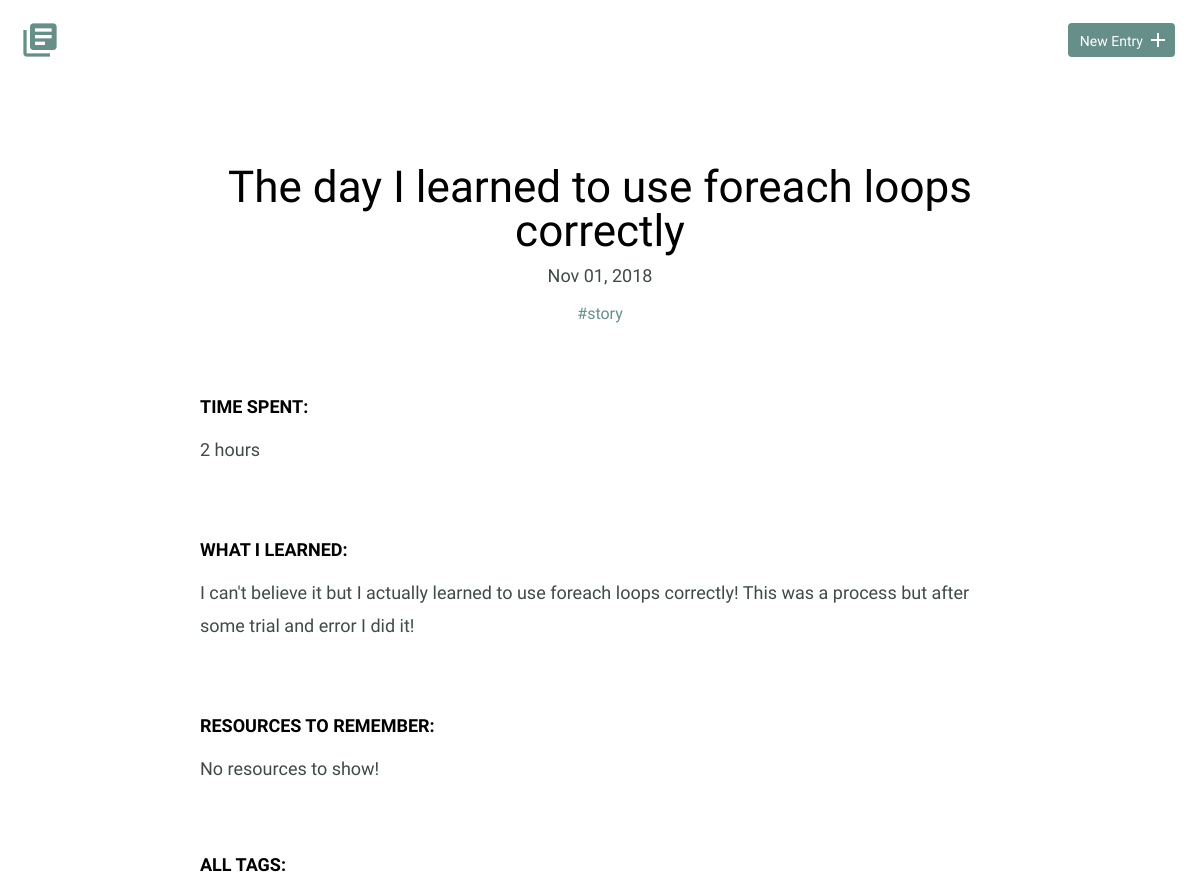
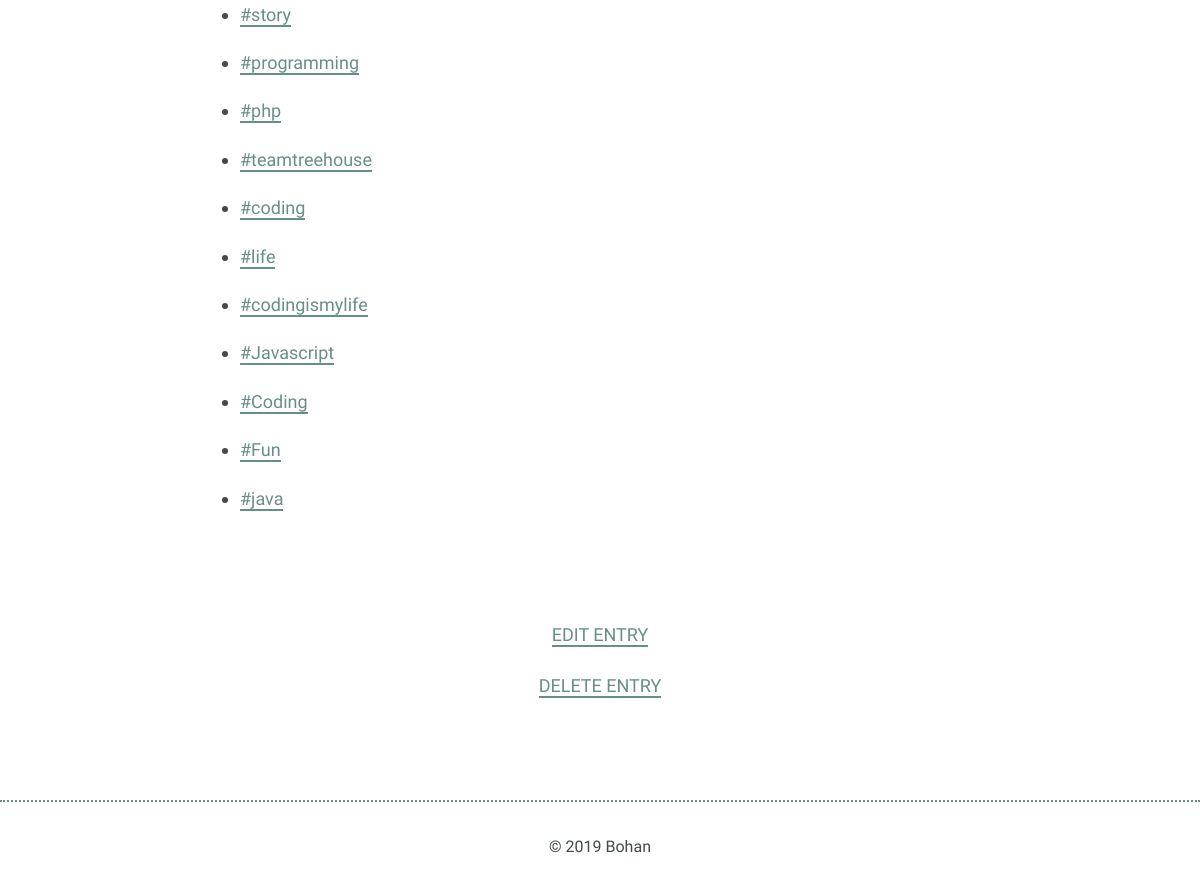
Screenshot of /detail.php?id=3 with the database file from the repository (2 pictures, top to bottom).
### tables this page shows
CREATE TABLE "entries" (
	`id`	INTEGER,
	`title`	TEXT,
	`date`	TEXT,
	`time_spent`	INTEGER,
	`learned`	BLOB,
	`resources`	BLOB,
	PRIMARY KEY(`id`)
);

### inc/db_fetch_detail.php (called while the page is built, shortened)
<?php
    function db_fetch_detail_no_tags(){
        try{
            include('db_connection.php');
            $id = filter_input(INPUT_GET, 'id', FILTER_SANITIZE_NUMBER_INT);
            $sql = "
                SELECT * FROM entries WHERE entries.id = ?
            ";
            $pdo = $db->prepare($sql);
            $pdo->bindValue(1, $id, PDO::PARAM_INT);
            $pdo->execute();
            $results = $pdo->fetch(PDO::FETCH_ASSOC);
            return $results;
        }catch(Exception $e){
            echo $e->getMessage();
        }
    }
?>

### inc/db_fetch.php (called while the page is built, shortened)
<?php
    function db_fetch_tags_under_same_entry($id){
        try{
            include('db_connection.php');
            $sql = "
                SELECT tags.tag_name FROM entries
                LEFT jOIN entries_tags ON entries.id = entry_id
                LEFT JOIN tags on tags.id = tag_id
                WHERE entry_id = ?;
            ";
            $pdo = $db->prepare($sql);
            $pdo->bindValue(1, $id, PDO::PARAM_INT);
            $pdo->execute();
            $results = $pdo->fetchAll(PDO::FETCH_ASSOC);
            return $results;
        }catch(Exception $e){
            echo $e->getMessage();
        }
    }
    function db_fetch_tags(){
        try{
            include('db_connection.php');
            $sql = "SELECT DISTINCT `tag_name` FROM `tags`";
            $pdo = $db->prepare($sql);
            $pdo->execute();
            $results = $pdo->fetchAll(PDO::FETCH_ASSOC);
            return $results;
        }catch(Exception $e){
            echo $e->getMessage();
        }
    }
?>

### detail.php (the view, shortened to what this page needs)
<!DOCTYPE html>
<html>
    <head>
        <link rel="stylesheet" href="css/normalize.css">
        <link rel="stylesheet" href="css/site.css">
    </head>
    <body>
        <?php
            include("header.php");
        ?>
        <section>
            <div class="container">
                <div class="entry-list single">
                    <?php
                        include('inc/db_fetch.php');
                        include('inc/db_fetch_detail.php');
                        $result = db_fetch_detail_no_tags();
                        $tags = db_fetch_tags();
                        echo
                        "<article>"
                        .   "<h1>$result[title]</h1>"
                            ."<time datetime=$result[date]>" . date_format(new DateTime($result['date']), 'M d, Y') . "</time>";
                            $entry_tags = db_fetch_tags_under_same_entry($result['id']);
                                foreach($entry_tags as $key_tag => $tag){
                                    if(!empty($tag['tag_name'])){
                                        echo "
                                                <span><a style='text-decoration:none;color:#678f89;' href='filtered.php?filter=$tag[tag_name]'>#$tag[tag_name]</a></span>
                                        ";
                                    }
                            }
                            echo "<div class='entry'>"
                                ."<h3>Time Spent: </h3>"
                                ."<p>$result[time_spent]</p>"
                            ."</div>"
                            ."<div class='entry'>"
                                ."<h3>What I Learned:</h3>"
                                ."<p>$result[learned]</p>"
                            ."</div>"
                            ."<div class='entry'>"
                                ."<h3>Resources to Remember:</h3>";
                                if(empty($result['resources'])){
                                    echo "<p>No resources to show!</p>";
                                }else{
                                    echo
                                    "<ul>"
                                        ."<li><a href=''>$result[resources]</a></li>"
                                    ."</ul>";
                                }
                            echo "</div>"
                        ."</article>";
                        echo "<h3>All Tags:</h3>";
                        foreach($tags as $tag){
                            if(!empty($tag['tag_name'])){
                                echo  "<ul>"
                                        ."<li><a href='filtered.php?filter=$tag[tag_name]'>#$tag[tag_name]</a></li>"
                                    ."</ul>";
                            }
                         }
                    ?>
                </div>
            </div>
            <div class="edit">
                <?php
                    echo "<p><a href='edit.php?id=$result[id]'>Edit Entry</a></p>";
                    echo "<p><a href='inc/db_delete.php?id=$result[id]'>Delete Entry</a></p>";
                ?>
            </div>
        </section>
        <?php
            include("footer.php");
        ?>
    </body>
</html>

### css/site.css (style rules this page uses)
body { font-size: 16px; color: #404a49; font-family: 'Cousine', serif; font-weight: 400; }
.container { margin: 0 auto; padding: 0 25px; }
h1, h2, h3 { margin: 0; font-weight: 400; line-height: 1em; color: #000; }
h1 { font-size: 44px; margin-bottom: 12px; }
h3 { font-size: 18px; font-family: 'Work Sans', serif; font-weight: 600; text-transform: uppercase; }
p { line-height: 1.8em; font-size: 18px; }
p a { border-bottom: 2px solid #678f89; padding: 0; color: #678f89; text-decoration: none; }
ul li { line-height: 1.8em; font-size: 18px; }
ul li a { border-bottom: 2px solid #678f89; line-height: 1.8em; color: #678f89; text-decoration: none; }
.entry-list, .edit-entry, .new-entry { max-width: 800px; margin: 0 auto; padding: 70px 0 150px 0; }
.entry-list article { margin-bottom: 70px; text-align: center; }
.entry-list.single { padding-bottom: 70px; }
.entry-list.single time { font-size: 18px; }
.entry { max-width: 800px; margin: 75px auto 0 auto; text-align: left; }
.entry p { margin-bottom: 40px; }
.edit { padding-bottom: 80px; text-align: center; margin: 0 auto; }
.edit a { font-weight: 400; text-transform: uppercase; font-size: 18px; }

### rows the page displays
entries: title "The day I learned to use foreach loops correctly", date "Nov 01, 2018", time_spent "2 hours", learned "I can't believe it but I actually learned to use foreach loops correctly! This was a process but after some trial and error I did it!"

### other values shown
$tag[tag_name] "story"
$tag[tag_name] "programming"
$tag[tag_name] "php"
$tag[tag_name] "teamtreehouse"
$tag[tag_name] "coding"
$tag[tag_name] "life"
$tag[tag_name] "codingismylife"
$tag[tag_name] "Javascript"
$tag[tag_name] "Coding"
$tag[tag_name] "Fun"
$tag[tag_name] "java"
